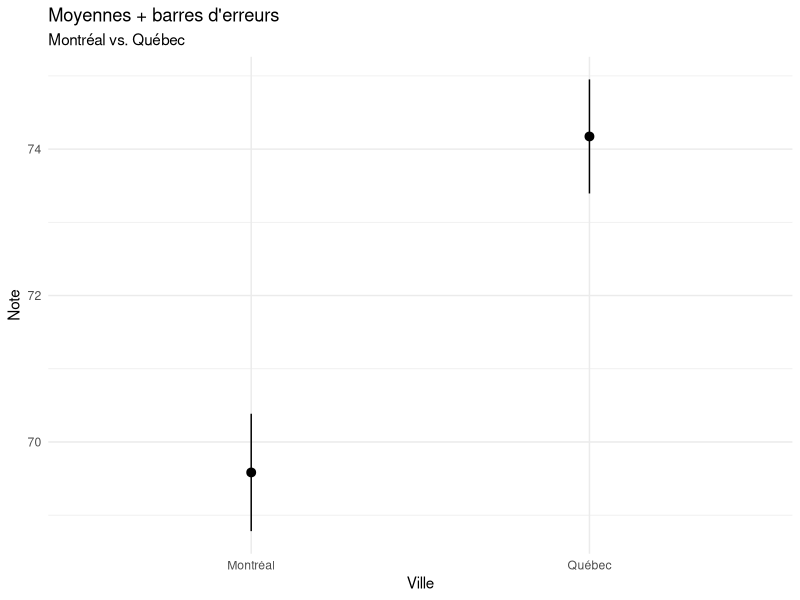
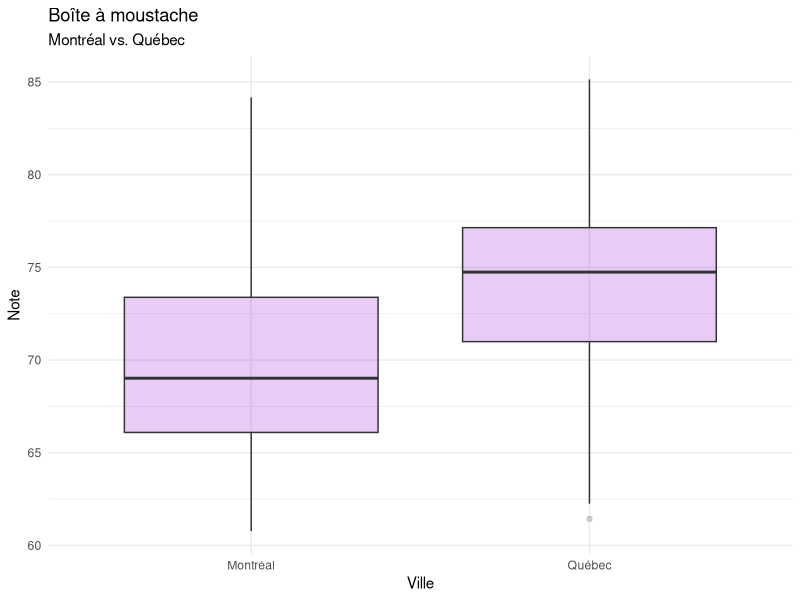

These figures' R source, in order:
rm(list = ls()) # Vider l'environnement
# @@@@@@@@@@@@@@@@@@@@@@@@@@@@@@@@@@@@@@@@@@@@
# Question 1
library(tidyverse)
villes <- read_csv("donnees/villes.csv")

# Note moyenne pour chaque groupe :
villes |>
  group_by(ville) |>
  summarize(M = mean(note))

# Alternative :
villes |>
  summarize(M = mean(note), .by = ville)

# Ordonnez le tableau :
## Ordonnez les notes des deux groupes ensembles
villesOrdonnees <- villes |>
  arrange(desc(note))

## Ordonnez les notes dans chaque groupe
villesOrdonnees <- villes |>
  group_by(ville) |>
  arrange(desc(note))

# Exportez la version ordonnée :
write_csv(villesOrdonnees, "donnees/villesOrdonnees.csv")

# Figure :
ggplot(data = villes, aes(x = ville, y = note)) +
  stat_summary() +
  labs(
    x = "Ville",
    y = "Note"
  ) +
  theme_minimal() +
  labs(
    title = "Moyennes + barres d'erreurs",
    subtitle = "Montréal vs. Québec"
  )

# @@@@@@@@@@@@@@@@@@@@@@@@@@@@@@@@@@@@@@@@@@@@
# Question 2
sup60 <- villes |>
  filter(note > 60)

ggplot(data = sup60, aes(x = ville, y = note)) +
  geom_boxplot(fill = "darkviolet", alpha = 0.2) +
  labs(
    x = "Ville",
    y = "Note"
  ) +
  theme_minimal() +
  labs(
    title = "Boîte à moustache",
    subtitle = "Montréal vs. Québec"
  )

t.test(note ~ ville, data = sup60)
# l'argument « alternative » accepte trois valeurs :
# greater, less, two.sided (défaut)
#
# La moyenne de Québec est toujours plus élevée que la moyenne de Montréal.
# Donc, on rejette l'hypothèse nulle (p < 0.0003).
# Examinez la figure à nouveau : êtes-vous surpris?

# @@@@@@@@@@@@@@@@@@@@@@@@@@@@@@@@@@@@@@@@@@@@
# Question 3
# L'alternative correcte est la troixième :
# 3. « Si l'hypothèse nulle est vraie, il y a 4 % de probabilité d'obtenir des résultats aussi extrêmes que, ou plus extrêmes que, les résultats observés. »
